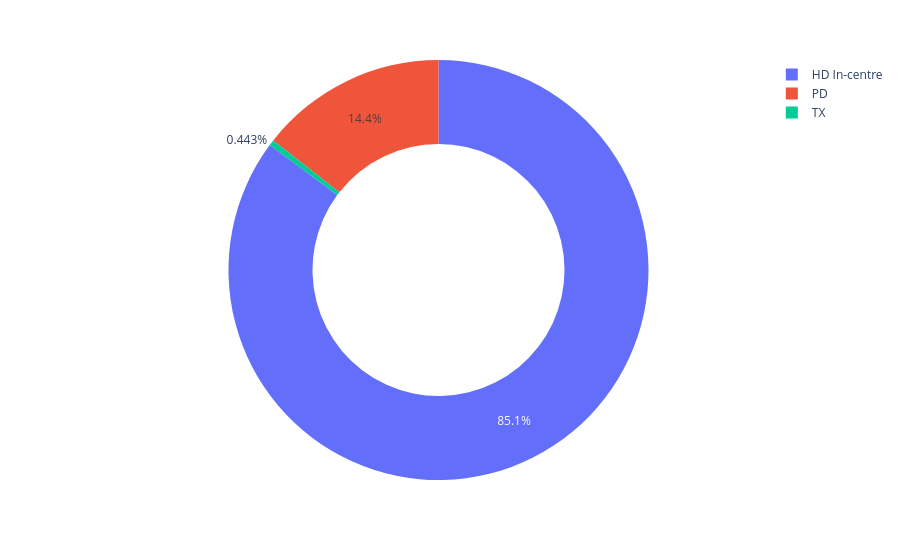

Notebook code for this chart:
### Code cell
display(Markdown(output.all.incident_krt.metadata.description))

display(
    Markdown(
f"""
### Total Patient Population : {output.all.incident_krt.metadata.population_size}
"""
    )
)



all_patients = px.pie(
    names = output.all.incident_krt.data.x,
    values = output.all.incident_krt.data.y,
    hole=0.6,
)
all_patients.show()

### Figure 1 — Plotly figure (JSON) as saved in the notebook; plotly's stock layout.template omitted (floating-point values rounded to 4 significant figures)
{"data": [{"domain": {"x": [0, 1], "y": [0, 1]}, "hole": 0.6, "hovertemplate": "label=%{label}<br>value=%{value}<extra></extra>", "labels": ["HD In-centre", "PD", "TX"], "legendgroup": "", "name": "", "showlegend": true, "type": "pie", "values": [384, 65, 2]}], "layout": {"legend": {"tracegroupgap": 0}, "margin": {"t": 60}}}
